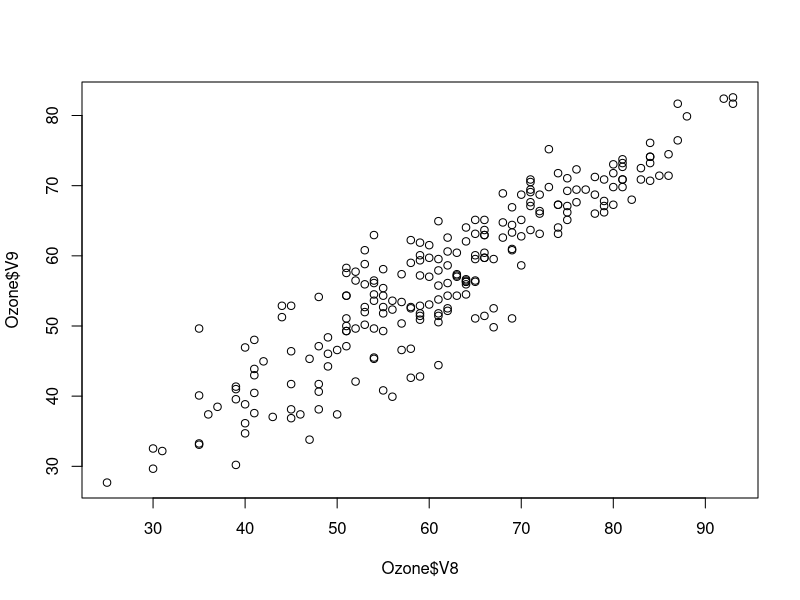
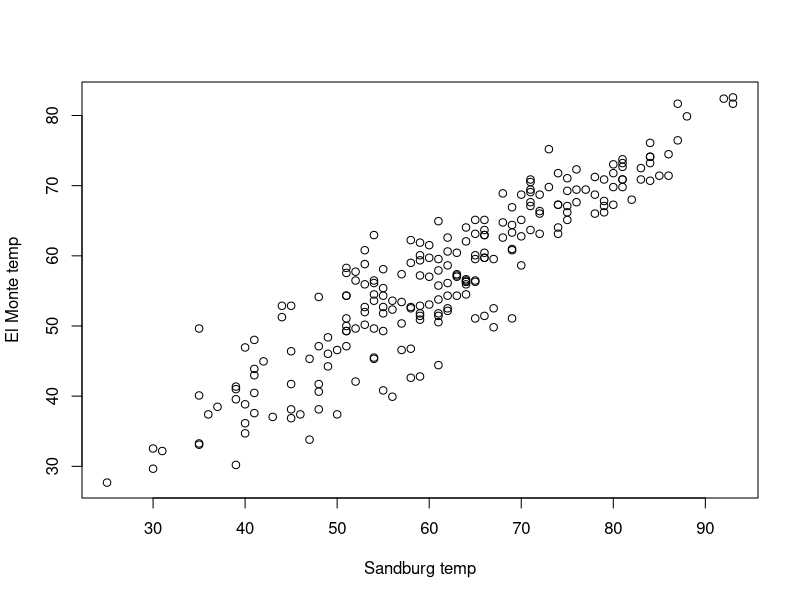
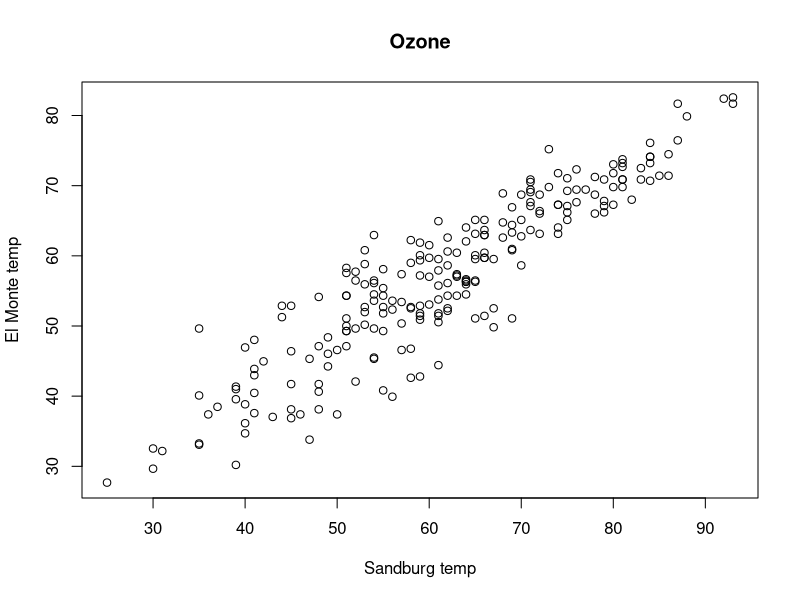
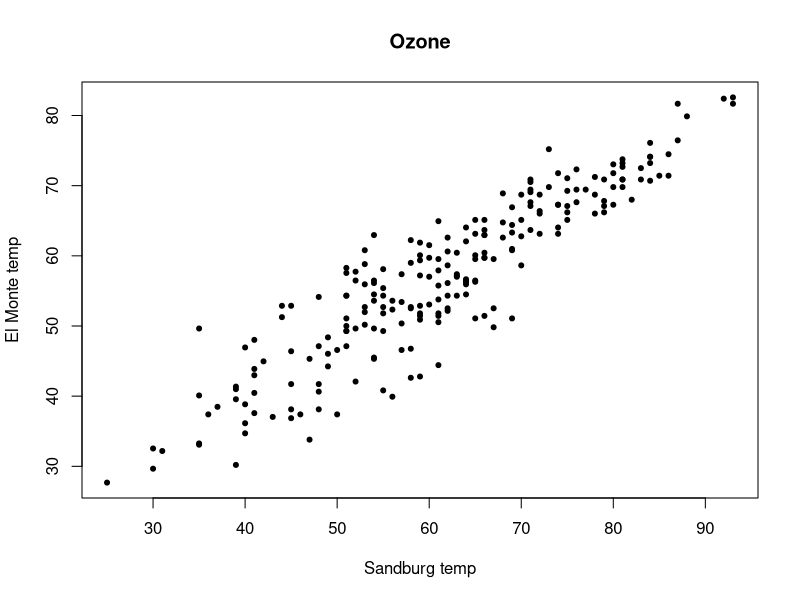
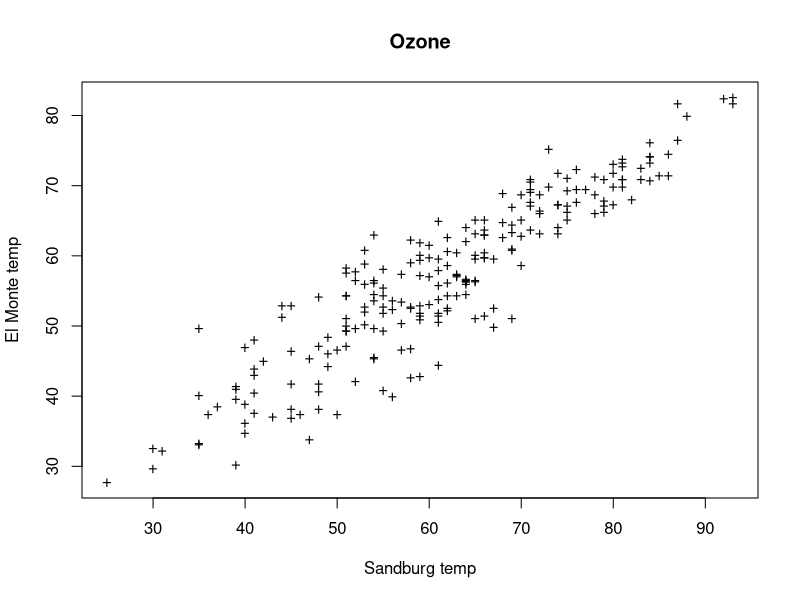
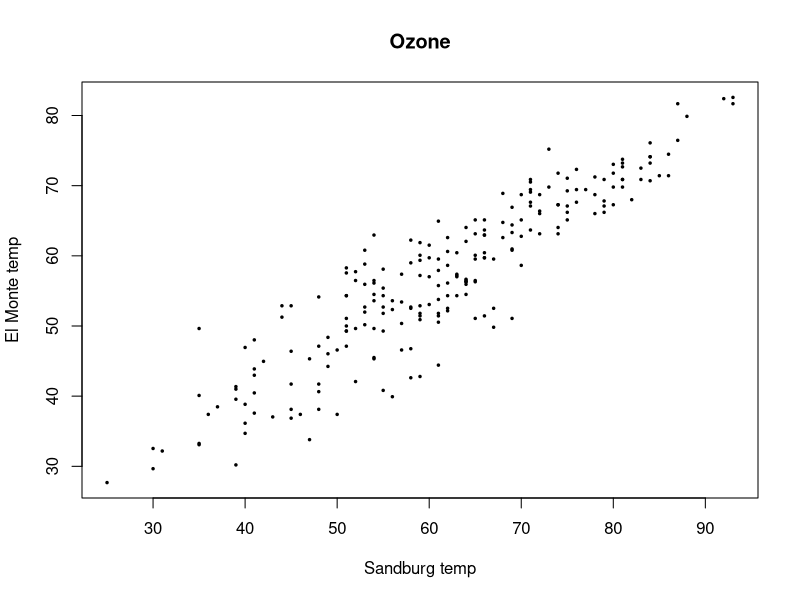
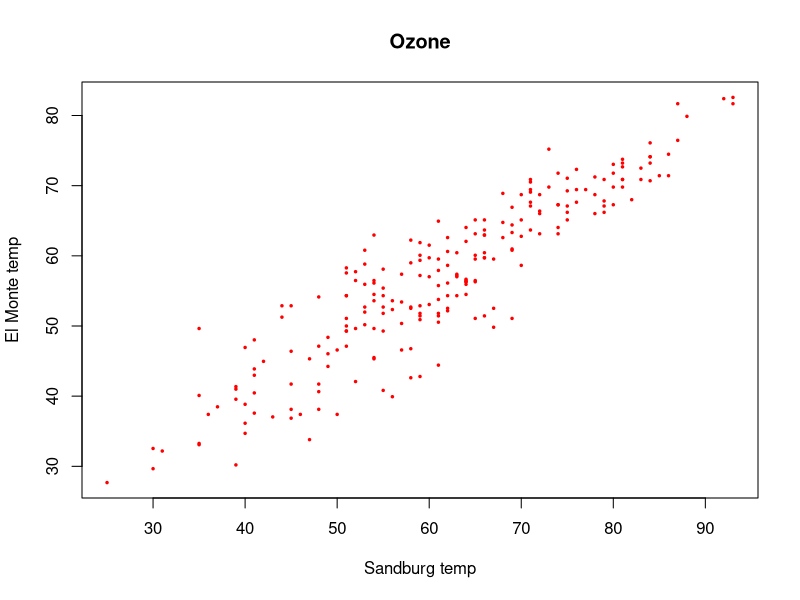
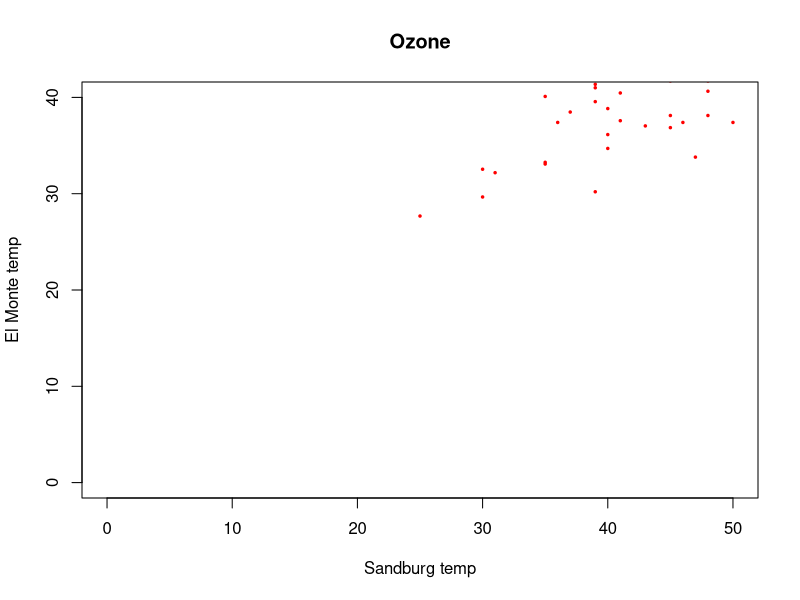

These charts were generated, in order, by the following R code: (Note: this script raises an error after producing the figures.)
library(mlbench)
data(Ozone)
plot(Ozone$V8,Ozone$V9)

# x,y 축 이름 바꾸기
plot(Ozone$V8,Ozone$V9, xlab="Sandburg temp",ylab="El Monte temp")

# 그래프 이름 지정하기
plot(Ozone$V8,Ozone$V9, xlab="Sandburg temp",ylab="El Monte temp",main="Ozone")

# 점의 종류 변경하기
plot(Ozone$V8,Ozone$V9, xlab="Sandburg temp",ylab="El Monte temp",main="Ozone",pch=20)
plot(Ozone$V8,Ozone$V9, xlab="Sandburg temp",ylab="El Monte temp",main="Ozone",pch='+')

# 점의 크기 조정
# 기본값은 1
plot(Ozone$V8,Ozone$V9, xlab="Sandburg temp",ylab="El Monte temp",main="Ozone",pch=20,cex=0.5)

# 색깔 조정
plot(Ozone$V8,Ozone$V9, xlab="Sandburg temp",ylab="El Monte temp",main="Ozone"
     ,pch=20,cex=0.5,col="#FF0000")

# X,Y 좌표축의 범위
plot(Ozone$V8,Ozone$V9, xlab="Sandburg temp",ylab="El Monte temp",main="Ozone"
     ,pch=20,cex=0.5,col="#FF0000",xlim=c(0,50),ylim=c(0,40))

# 그래프의 유형
# 산점도 그래프
data(cars)
str(cars)
plot(cars)

# 꺽은선 그래프
plot(cars,type="l")
plot(cars,type="b") # 점과 선을 같이 그리되, 점과 선이 중첩되지 않게 그림
plot(cars,type="o") # 점과 선을 같이 그리되, 점과 선이 중첩되도록 그립

# 선의 유형 지정
# 0 그리지 않음
# 1 실선 (기본)
# 2 대시
# 3 점
# 4 점과 대시
# 5 긴 대시
# 6 두개의 대시
plot(cars,type="l",lty=4) 

#그래프의 배열
#여러개의 그래프를 한 화면에 그리고 싶을때
# 색깔 조정
# par를 이용하며 mfrow<-c(행,열)로 설정 c(1,2)는 한줄에 두개의 그래프를 가로로 그림
par(mfrow=c(1,2))
plot(Ozone$V8,Ozone$V9, xlab="Sandburg temp",ylab="El Monte temp",main="Ozone"
     ,pch=20,cex=0.5,col="#FF0000")
plot(cars,type="o") # 점과 선을 같이 그리되, 점과 선이 중첩되도록 그립
par(mfrow=c(1,1))
# Jitter
# 같은 값의 그래프를 겹쳐서 그릴때, 여러번 겹쳐서 표시되는 현상을 줄이고
# 출력되는 값을 조금씩 움직여서 안 겹치게 함
head(Ozone$V8)
head(jitter(Ozone$V8))
# 두개의 값이 약간씩 다르게 출력됨을 확인할 수 있음
plot(Ozone$V6,Ozone$v7)
plot(jitter(Ozone$V6),jitter(Ozone$v7),col="#FF0000")

################
## 기본 그래프
################

# 점그리기
# 기존 plot에 점을 찍는다.
plot(iris$Sepal.Width,iris$Sepal.Length)
points(iris$Sepal.Width,iris$Petal.Length,col="#FF0000",pch="+")

# 선그리기
# points 함수와 마찬가지로 기존 그래프에 새로운 선을 그림
x<-seq(0,2*pi,0.1)
plot(x,sin(x))
lines(x,cos(x),col="#ff0000")

# 추세선 찾기 ★★★★
# lowess ax^2+bx+c 형태의 그래프를 그림
plot(cars)
lines(lowess(cars))
lines(loess(cars),col="#ff0000")

# 비모수적 회귀함수 loess,ksmooth,smooth.spline,earth

# y=ax+b 형태의 직선 그리기
# y=h 형태의 직선 그리기 ★
# x=v 형태의 직선 그리기 ★
plot(cars)
abline(a=-5,b=3.5,col="#ff0000")
abline(h=mean(cars$dist),col="#00ff00")
abline(v=mean(cars$speed),col="#0000ff")
lines(lowess(cars))

#곡선 그리기
#curve(공식,x축의 시작,x축의 끝)
curve(sin,0,10)

######################################
## 선형 회귀
######################################
m<-lm(dist~speed,data=cars)
# lm은 데이타로 부터 선형 회귀 모델을 만듬
# 위의 모델은 dist = a+b*speed+c 형의 수식이고, c는 오차. (a+b*speed로 부터 차이)
# Intercept가 a값, speed라고 나오는 값이 b값 
# 참고 : 선형 회귀 용어 : 종속 변수, 설명 변수
# speed는 설명 변수, dist는 종속 변수

plot(cars)
abline(m) # 1차 함수 그래프

###
## 선형 회귀 모델로 예측 하기
p<-predict(m,interval="confidence")
# p에서 fit값은 선형회귀 그래프상 값
# p에서 lwr는 신뢰구간의 하한
# p에서 upr는 신뢰구간의 상한

points(cars$speed,p$fit)
lines(cars$speed,p[1:50,"upr"],col="#00ff00")
lines(cars$speed,p[1:50,"lwr"],col="#0000ff")

# 문자열 출력
text(10,15,"Hello")
text(cars$speed,p[1:50,"lwr"]) # 출력할 문자열을 안 지정하면 y값이 출력됨

## 그래프에 그려진 데이타 식별
plot(cars,cex=0.5)
identify(cars$speed,cars$dist,labels="cars$dist")

# 범례 표현 (그래프 설명 라벨 그리는것)
plot(iris$Sepal.Width,iris$Sepal.Length,xlab="width",ylab="length")
legend("topright",legend=c("Sepal","Petal"),pch=c(20,43),col=c("black","red"),bg="gray")
